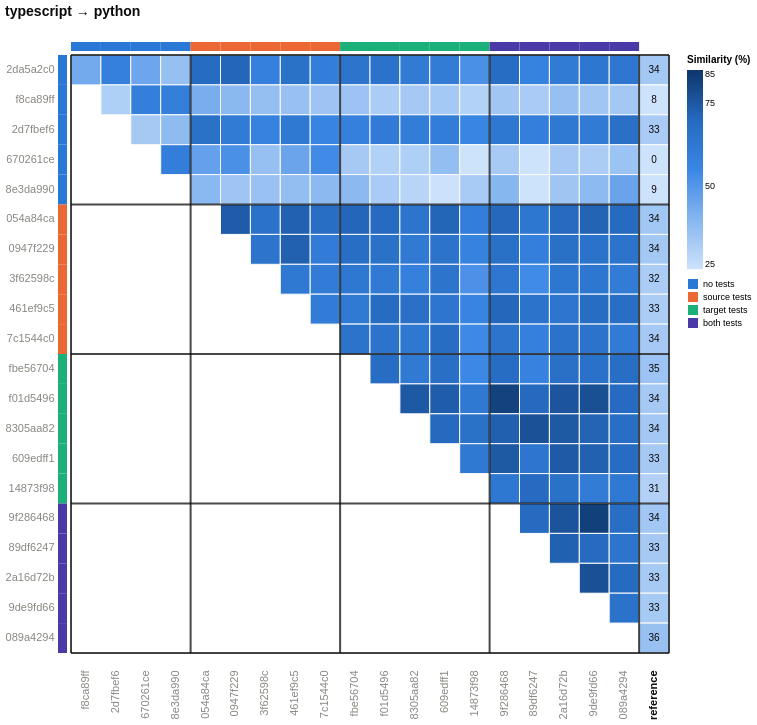

This figure's Vega-Lite source:
### Vega-Lite specification from a JSON file in a GitHub repository (floating-point values rounded to 4 significant figures; data arrays with more than 128 entries replaced by an {"elided": "..."} marker saying what was removed)
{"config": {"view": {"continuousWidth": 300, "continuousHeight": 300}, "axis": {"labelAngle": -45}, "axisX": {"labelAngle": -37.5}}, "layer": [{"data": {"name": "data-28cff9cad55b266df90f5dbd6c0373dc"}, "mark": {"type": "rect", "stroke": "#fcfcfb", "strokeWidth": 1}, "encoding": {"color": {"field": "similarity_pct", "legend": {"gradientLength": 199.3, "labelFontSize": 9, "titleFontSize": 10, "values": [25, 50, 75, 85]}, "scale": {"clamp": true, "domain": [25, 85], "range": ["#cde2fb", "#86b6ef", "#3987e5", "#256abf", "#0d366b"]}, "title": "Similarity (%)", "type": "quantitative"}, "x": {"axis": {"domain": false, "labelAngle": -90, "labelColor": {"expr": "datum.label === 'reference' ? '#0b0b0b' : '#898781'"}, "labelFontSize": 11, "labelFontWeight": {"expr": "datum.label === 'reference' ? 'bold' : 'normal'"}, "labelPadding": 17, "ticks": false}, "field": "port_a", "scale": {"domain": ["f8ca89ff", "2d7fbef6", "670261ce", "8e3da990", "054a84ca", "0947f229", "3f62598c", "461ef9c5", "7c1544c0", "fbe56704", "f01d5496", "8305aa82", "609edff1", "14873f98", "9f286468", "89df6247", "2a16d72b", "9de9fd66", "089a4294", "reference"]}, "title": null, "type": "nominal"}, "y": {"axis": {"domain": false, "labelColor": {"expr": "datum.label === 'reference' ? '#0b0b0b' : '#898781'"}, "labelFontSize": 11, "labelFontWeight": {"expr": "datum.label === 'reference' ? 'bold' : 'normal'"}, "labelPadding": 17, "ticks": false, "labelAngle": 0}, "field": "port_b", "scale": {"domain": ["2da5a2c0", "f8ca89ff", "2d7fbef6", "670261ce", "8e3da990", "054a84ca", "0947f229", "3f62598c", "461ef9c5", "7c1544c0", "fbe56704", "f01d5496", "8305aa82", "609edff1", "14873f98", "9f286468", "89df6247", "2a16d72b", "9de9fd66", "089a4294"]}, "title": null, "type": "nominal"}}}, {"data": {"name": "data-b54169bf2733b36630cb46e162e60ef2"}, "mark": {"type": "rect"}, "encoding": {"color": {"field": "condition", "legend": {"labelFontSize": 9, "symbolType": "square", "title": null}, "scale": {"domain": ["no tests", "source tests", "target tests", "both tests"], "range": ["#2a78d6", "#eb6834", "#1baf7a", "#4a3aa7"]}, "type": "nominal"}, "x": {"axis": {"domain": false, "labelAngle": -90, "labelColor": {"expr": "datum.label === 'reference' ? '#0b0b0b' : '#898781'"}, "labelFontSize": 11, "labelFontWeight": {"expr": "datum.label === 'reference' ? 'bold' : 'normal'"}, "labelPadding": 17, "ticks": false}, "field": "port", "scale": {"domain": ["f8ca89ff", "2d7fbef6", "670261ce", "8e3da990", "054a84ca", "0947f229", "3f62598c", "461ef9c5", "7c1544c0", "fbe56704", "f01d5496", "8305aa82", "609edff1", "14873f98", "9f286468", "89df6247", "2a16d72b", "9de9fd66", "089a4294", "reference"]}, "title": null, "type": "nominal"}, "y": {"value": -13}, "y2": {"value": -4}}}, {"data": {"name": "data-936e38fabab3f05ddd28d48856a734ac"}, "mark": {"type": "rect"}, "encoding": {"color": {"field": "condition", "legend": null, "scale": {"domain": ["no tests", "source tests", "target tests", "both tests"], "range": ["#2a78d6", "#eb6834", "#1baf7a", "#4a3aa7"]}, "type": "nominal"}, "x": {"value": -13}, "x2": {"value": -4}, "y": {"axis": {"domain": false, "labelColor": {"expr": "datum.label === 'reference' ? '#0b0b0b' : '#898781'"}, "labelFontSize": 11, "labelFontWeight": {"expr": "datum.label === 'reference' ? 'bold' : 'normal'"}, "labelPadding": 17, "ticks": false, "labelAngle": 0}, "field": "port", "scale": {"domain": ["2da5a2c0", "f8ca89ff", "2d7fbef6", "670261ce", "8e3da990", "054a84ca", "0947f229", "3f62598c", "461ef9c5", "7c1544c0", "fbe56704", "f01d5496", "8305aa82", "609edff1", "14873f98", "9f286468", "89df6247", "2a16d72b", "9de9fd66", "089a4294"]}, "title": null, "type": "nominal"}}}, {"data": {"name": "data-10ad6df9fceeb8fb68299975e174b3b0"}, "mark": {"type": "text", "color": "#0b0b0b", "fontSize": 10}, "encoding": {"text": {"field": "similarity_pct", "format": ".0f", "type": "quantitative"}, "x": {"axis": {"domain": false, "labelAngle": -90, "labelColor": {"expr": "datum.label === 'reference' ? '#0b0b0b' : '#898781'"}, "labelFontSize": 11, "labelFontWeight": {"expr": "datum.label === 'reference' ? 'bold' : 'normal'"}, "labelPadding": 17, "ticks": false}, "field": "port_a", "scale": {"domain": ["f8ca89ff", "2d7fbef6", "670261ce", "8e3da990", "054a84ca", "0947f229", "3f62598c", "461ef9c5", "7c1544c0", "fbe56704", "f01d5496", "8305aa82", "609edff1", "14873f98", "9f286468", "89df6247", "2a16d72b", "9de9fd66", "089a4294", "reference"]}, "title": null, "type": "nominal"}, "y": {"axis": {"domain": false, "labelColor": {"expr": "datum.label === 'reference' ? '#0b0b0b' : '#898781'"}, "labelFontSize": 11, "labelFontWeight": {"expr": "datum.label === 'reference' ? 'bold' : 'normal'"}, "labelPadding": 17, "ticks": false, "labelAngle": 0}, "field": "port_b", "scale": {"domain": ["2da5a2c0", "f8ca89ff", "2d7fbef6", "670261ce", "8e3da990", "054a84ca", "0947f229", "3f62598c", "461ef9c5", "7c1544c0", "fbe56704", "f01d5496", "8305aa82", "609edff1", "14873f98", "9f286468", "89df6247", "2a16d72b", "9de9fd66", "089a4294"]}, "title": null, "type": "nominal"}}}, {"data": {"name": "data-1f38d9b551839578f5e3e43064192fd3"}, "mark": {"type": "rule", "color": "#0b0b0b", "opacity": 0.75, "strokeWidth": 2}, "encoding": {"x": {"bandPosition": 0, "field": "port", "scale": {"domain": ["f8ca89ff", "2d7fbef6", "670261ce", "8e3da990", "054a84ca", "0947f229", "3f62598c", "461ef9c5", "7c1544c0", "fbe56704", "f01d5496", "8305aa82", "609edff1", "14873f98", "9f286468", "89df6247", "2a16d72b", "9de9fd66", "089a4294", "reference"]}, "type": "nominal"}}}, {"data": {"name": "data-0095387c21554dc7fd58c9569b886ec5"}, "mark": {"type": "rule", "color": "#0b0b0b", "opacity": 0.75, "strokeWidth": 2}, "encoding": {"y": {"bandPosition": 0, "field": "port", "scale": {"domain": ["2da5a2c0", "f8ca89ff", "2d7fbef6", "670261ce", "8e3da990", "054a84ca", "0947f229", "3f62598c", "461ef9c5", "7c1544c0", "fbe56704", "f01d5496", "8305aa82", "609edff1", "14873f98", "9f286468", "89df6247", "2a16d72b", "9de9fd66", "089a4294"]}, "type": "nominal"}}}, {"data": {"name": "data-419c3610764c394fccfb17419b5b63cb"}, "mark": {"type": "rule", "color": "#0b0b0b", "opacity": 0.75, "strokeWidth": 2}, "encoding": {"x": {"bandPosition": 1, "field": "port", "scale": {"domain": ["f8ca89ff", "2d7fbef6", "670261ce", "8e3da990", "054a84ca", "0947f229", "3f62598c", "461ef9c5", "7c1544c0", "fbe56704", "f01d5496", "8305aa82", "609edff1", "14873f98", "9f286468", "89df6247", "2a16d72b", "9de9fd66", "089a4294", "reference"]}, "type": "nominal"}}}, {"data": {"name": "data-68824a9eae53c11850caebba91dbb0e8"}, "mark": {"type": "rule", "color": "#0b0b0b", "opacity": 0.75, "strokeWidth": 2}, "encoding": {"y": {"bandPosition": 1, "field": "port", "scale": {"domain": ["2da5a2c0", "f8ca89ff", "2d7fbef6", "670261ce", "8e3da990", "054a84ca", "0947f229", "3f62598c", "461ef9c5", "7c1544c0", "fbe56704", "f01d5496", "8305aa82", "609edff1", "14873f98", "9f286468", "89df6247", "2a16d72b", "9de9fd66", "089a4294"]}, "type": "nominal"}}}], "height": 598, "resolve": {"scale": {"color": "independent"}}, "title": {"text": "typescript → python", "anchor": "start", "color": "#0b0b0b", "fontSize": 14, "offset": 23, "subtitleFontSize": 10}, "width": 598, "$schema": "https://vega.github.io/schema/vega-lite/v6.4.1.json", "datasets": {"data-28cff9cad55b266df90f5dbd6c0373dc": {"elided": "210 records"}, "data-b54169bf2733b36630cb46e162e60ef2": [{"port": "f8ca89ff", "condition": "no tests"}, {"port": "2d7fbef6", "condition": "no tests"}, {"port": "670261ce", "condition": "no tests"}, {"port": "8e3da990", "condition": "no tests"}, {"port": "054a84ca", "condition": "source tests"}, {"port": "0947f229", "condition": "source tests"}, {"port": "3f62598c", "condition": "source tests"}, {"port": "461ef9c5", "condition": "source tests"}, {"port": "7c1544c0", "condition": "source tests"}, {"port": "fbe56704", "condition": "target tests"}, {"port": "f01d5496", "condition": "target tests"}, {"port": "8305aa82", "condition": "target tests"}, {"port": "609edff1", "condition": "target tests"}, {"port": "14873f98", "condition": "target tests"}, {"port": "9f286468", "condition": "both tests"}, {"port": "89df6247", "condition": "both tests"}, {"port": "2a16d72b", "condition": "both tests"}, {"port": "9de9fd66", "condition": "both tests"}, {"port": "089a4294", "condition": "both tests"}], "data-936e38fabab3f05ddd28d48856a734ac": [{"port": "2da5a2c0", "condition": "no tests"}, {"port": "f8ca89ff", "condition": "no tests"}, {"port": "2d7fbef6", "condition": "no tests"}, {"port": "670261ce", "condition": "no tests"}, {"port": "8e3da990", "condition": "no tests"}, {"port": "054a84ca", "condition": "source tests"}, {"port": "0947f229", "condition": "source tests"}, {"port": "3f62598c", "condition": "source tests"}, {"port": "461ef9c5", "condition": "source tests"}, {"port": "7c1544c0", "condition": "source tests"}, {"port": "fbe56704", "condition": "target tests"}, {"port": "f01d5496", "condition": "target tests"}, {"port": "8305aa82", "condition": "target tests"}, {"port": "609edff1", "condition": "target tests"}, {"port": "14873f98", "condition": "target tests"}, {"port": "9f286468", "condition": "both tests"}, {"port": "89df6247", "condition": "both tests"}, {"port": "2a16d72b", "condition": "both tests"}, {"port": "9de9fd66", "condition": "both tests"}, {"port": "089a4294", "condition": "both tests"}], "data-10ad6df9fceeb8fb68299975e174b3b0": [{"port_a": "reference", "port_b": "2da5a2c0", "condition_a": "reference", "condition_b": "no tests", "half": "colour", "similarity_pct": 33.72}, {"port_a": "reference", "port_b": "f8ca89ff", "condition_a": "reference", "condition_b": "no tests", "half": "colour", "similarity_pct": 7.509}, {"port_a": "reference", "port_b": "2d7fbef6", "condition_a": "reference", "condition_b": "no tests", "half": "colour", "similarity_pct": 32.69}, {"port_a": "reference", "port_b": "670261ce", "condition_a": "reference", "condition_b": "no tests", "half": "colour", "similarity_pct": 0.0}, {"port_a": "reference", "port_b": "8e3da990", "condition_a": "reference", "condition_b": "no tests", "half": "colour", "similarity_pct": 9.066}, {"port_a": "reference", "port_b": "054a84ca", "condition_a": "reference", "condition_b": "source tests", "half": "colour", "similarity_pct": 34.3}, {"port_a": "reference", "port_b": "0947f229", "condition_a": "reference", "condition_b": "source tests", "half": "colour", "similarity_pct": 33.8}, {"port_a": "reference", "port_b": "3f62598c", "condition_a": "reference", "condition_b": "source tests", "half": "colour", "similarity_pct": 32.35}, {"port_a": "reference", "port_b": "461ef9c5", "condition_a": "reference", "condition_b": "source tests", "half": "colour", "similarity_pct": 32.58}, {"port_a": "reference", "port_b": "7c1544c0", "condition_a": "reference", "condition_b": "source tests", "half": "colour", "similarity_pct": 33.54}, {"port_a": "reference", "port_b": "fbe56704", "condition_a": "reference", "condition_b": "target tests", "half": "colour", "similarity_pct": 35.42}, {"port_a": "reference", "port_b": "f01d5496", "condition_a": "reference", "condition_b": "target tests", "half": "colour", "similarity_pct": 33.62}, {"port_a": "reference", "port_b": "8305aa82", "condition_a": "reference", "condition_b": "target tests", "half": "colour", "similarity_pct": 33.68}, {"port_a": "reference", "port_b": "609edff1", "condition_a": "reference", "condition_b": "target tests", "half": "colour", "similarity_pct": 33.43}, {"port_a": "reference", "port_b": "14873f98", "condition_a": "reference", "condition_b": "target tests", "half": "colour", "similarity_pct": 30.62}, {"port_a": "reference", "port_b": "9f286468", "condition_a": "reference", "condition_b": "both tests", "half": "colour", "similarity_pct": 34.25}, {"port_a": "reference", "port_b": "89df6247", "condition_a": "reference", "condition_b": "both tests", "half": "colour", "similarity_pct": 33.37}, {"port_a": "reference", "port_b": "2a16d72b", "condition_a": "reference", "condition_b": "both tests", "half": "colour", "similarity_pct": 33.22}, {"port_a": "reference", "port_b": "9de9fd66", "condition_a": "reference", "condition_b": "both tests", "half": "colour", "similarity_pct": 33.2}, {"port_a": "reference", "port_b": "089a4294", "condition_a": "reference", "condition_b": "both tests", "half": "colour", "similarity_pct": 36.28}], "data-1f38d9b551839578f5e3e43064192fd3": [{"port": "f8ca89ff", "condition": "no tests"}, {"port": "054a84ca", "condition": "source tests"}, {"port": "fbe56704", "condition": "target tests"}, {"port": "9f286468", "condition": "both tests"}, {"port": "reference", "condition": "reference"}], "data-0095387c21554dc7fd58c9569b886ec5": [{"port": "2da5a2c0", "condition": "no tests"}, {"port": "054a84ca", "condition": "source tests"}, {"port": "fbe56704", "condition": "target tests"}, {"port": "9f286468", "condition": "both tests"}], "data-419c3610764c394fccfb17419b5b63cb": [{"port": "reference"}], "data-68824a9eae53c11850caebba91dbb0e8": [{"port": "089a4294"}]}}
